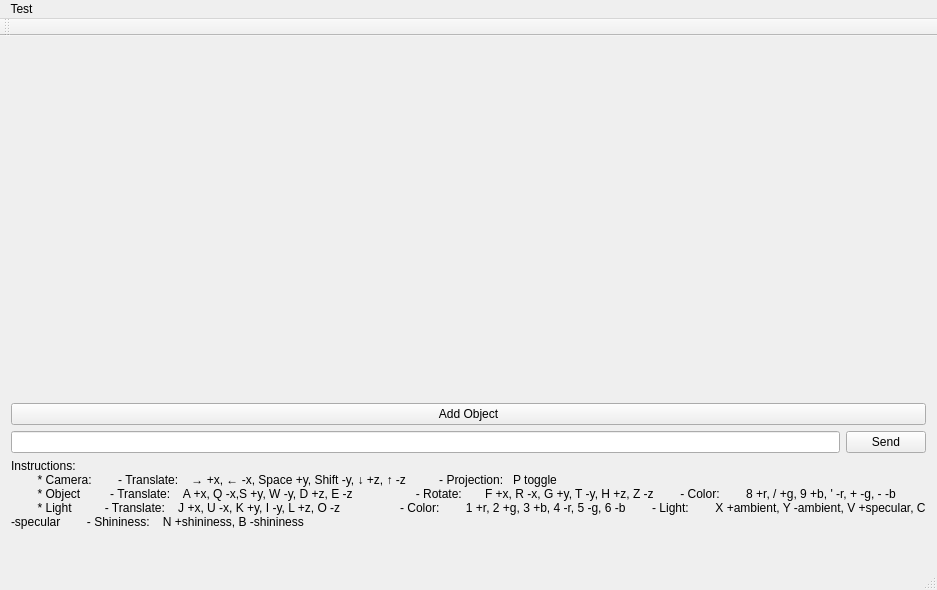
<ui version="4.0">
 <class>MainWindow</class>
 <widget class="QMainWindow" name="MainWindow">
  <property name="geometry">
   <rect>
    <x>0</x>
    <y>0</y>
    <width>937</width>
    <height>590</height>
   </rect>
  </property>
  <property name="windowTitle">
   <string>MainWindow</string>
  </property>
  <widget class="QWidget" name="centralWidget">
   <layout class="QVBoxLayout" name="verticalLayout">
    <item>
     <widget class="WidgetOpenGLDraw" name="widget" native="true">
      <property name="mouseTracking">
       <bool>true</bool>
      </property>
     </widget>
    </item>
    <item>
     <widget class="QPushButton" name="pushButton">
      <property name="text">
       <string>Add Object</string>
      </property>
     </widget>
    </item>
    <item>
     <layout class="QHBoxLayout" name="horizontalLayout">
      <item>
       <widget class="QLineEdit" name="lineEdit"/>
      </item>
      <item>
       <widget class="QPushButton" name="pushButton_2">
        <property name="text">
         <string>Send</string>
        </property>
       </widget>
      </item>
     </layout>
    </item>
    <item>
     <widget class="QLabel" name="instructionsLabel">
      <property name="text">
       <string>Instructions:
        * Camera:        - Translate:    → +x, ← -x, Space +y, Shift -y, ↓ +z, ↑ -z          - Projection:   P toggle
        * Object         - Translate:    A +x, Q -x,S +y, W -y, D +z, E -z                   - Rotate:       F +x, R -x, G +y, T -y, H +z, Z -z        - Color:        8 +r, / +g, 9 +b, ' -r, + -g, - -b
        * Light          - Translate:    J +x, U -x, K +y, I -y, L +z, O -z                  - Color:        1 +r, 2 +g, 3 +b, 4 -r, 5 -g, 6 -b        - Light:        X +ambient, Y -ambient, V +specular, C -specular        - Shininess:    N +shininess, B -shininess
        </string>
      </property>
      <property name="alignment">
       <set>Qt::AlignLeft | Qt::AlignTop</set>
      </property>
      <property name="wordWrap">
       <bool>true</bool>
      </property>
      <property name="minimumSize">
       <size>
        <width>800</width>
        <height>50</height>
       </size>
      </property>
      <property name="sizePolicy">
       <sizepolicy hsizetype="Preferred" vsizetype="Fixed">
        <horstretch>0</horstretch>
        <verstretch>0</verstretch>
       </sizepolicy>
      </property>
     </widget>
    </item>
   </layout>
  </widget>
  <widget class="QMenuBar" name="menuBar">
   <property name="geometry">
    <rect>
     <x>0</x>
     <y>0</y>
     <width>937</width>
     <height>21</height>
    </rect>
   </property>
   <widget class="QMenu" name="menuTest">
    <property name="title">
     <string>Test</string>
    </property>
    <addaction name="actionTest"/>
   </widget>
   <addaction name="menuTest"/>
  </widget>
  <widget class="QToolBar" name="mainToolBar">
   <attribute name="toolBarArea">
    <enum>TopToolBarArea</enum>
   </attribute>
   <attribute name="toolBarBreak">
    <bool>false</bool>
   </attribute>
  </widget>
  <widget class="QStatusBar" name="statusBar"/>
  <action name="actionTest">
   <property name="text">
    <string>&amp;Test</string>
   </property>
  </action>
 </widget>
 <layoutdefault spacing="6" margin="11"/>
 <customwidgets>
  <customwidget>
   <class>WidgetOpenGLDraw</class>
   <extends>QWidget</extends>
   <header>widgetopengldraw.h</header>
   <container>1</container>
  </customwidget>
 </customwidgets>
 <resources/>
 <connections/>
</ui>
